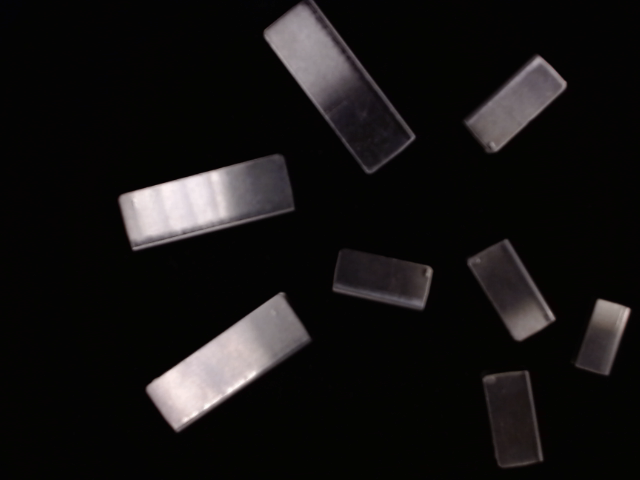
#> input picture image8.png, 640 x 480 px
$ python vision.py   (older library calls are emulated)
#> lines starting #> are read from the running program, lines starting #| are printed output that depends on the picture; after the words box and inside, x2 and y2 are one past the last pixel; in counts of white or black regions, pixels touching at a corner belong together
import cv2
import numpy as np
import matplotlib.pyplot as plt


def take_a_picture(simulated = False):

#> called with simulated = True
    if(simulated):
        image = cv2.imread('image8.png')
#> image is the input picture: shape (480, 640, 3); mean B, G, R 19.5, 19.8, 21.4
        return image

    camera = cv2.VideoCapture(2)
    return_value, image = camera.read()

    return image

def save_picture(name):

    camera = cv2.VideoCapture(2)
    return_value, image = camera.read()
    cv2.imwrite(name, image)
    del(camera)

def edges(image):
    gray = cv2.cvtColor(image, cv2.COLOR_BGR2GRAY)
    edges = cv2.Canny(gray, 50, 150, apertureSize=3)
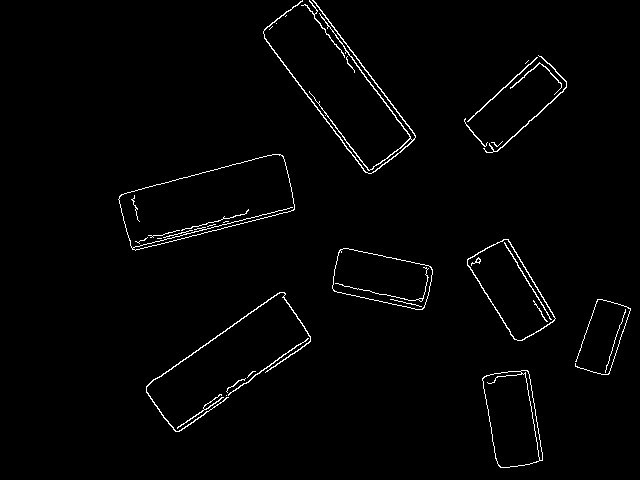
#> edges: shape (480, 640); 1.6% white in thin lines or dots, all inside (x1, y1, x2, y2) = (118, 0, 631, 468)
    return edges

image = take_a_picture(simulated = True)

plt.subplot(3, 3, 1)
plt.imshow(image)

plt.subplot(3, 3, 2)
edg = edges(image)
plt.imshow(edg)

plt.subplot(3, 3, 3)
image_hsb = cv2.cvtColor(image, cv2.COLOR_BGR2HSV)
#> image_hsb: shape (480, 640, 3); mean H, S, V 35.8, 73.3, 21.7
plt.imshow(image_hsb)

plt.subplot(3, 3, 4)
grey = cv2.cvtColor(image, cv2.COLOR_BGR2GRAY)


#blob detection
params = cv2.SimpleBlobDetector_Params()
params.filterByArea = True
params.minArea = 0
params.filterByCircularity = True
params.minCircularity = 0.1
params.filterByConvexity = True
params.minConvexity = 0.1
params.filterByInertia = True
params.minInertiaRatio = 0.01
params.filterByColor = False
#> (the run stopped early here; a loop or call above may not have finished)

$ run again, with image1.png copied over image8.png
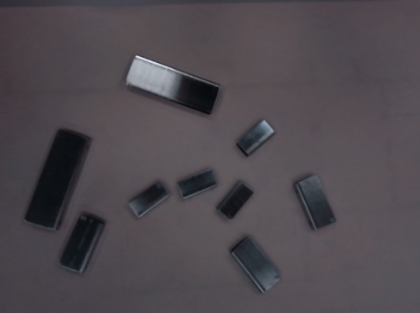
#> input picture image1.png, 420 x 313 px
#> in take_a_picture, image is the input picture: shape (313, 420, 3); mean B, G, R 79.1, 73.6, 79.2
#> in edges, `edges = cv2.Canny(gray, 50, 150, apertureSize=3)`:
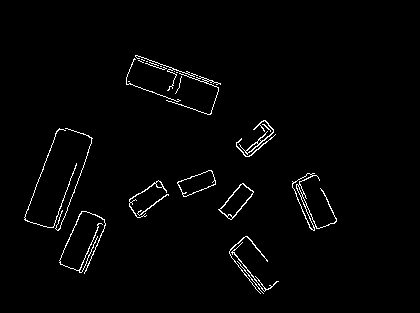
#> edges: shape (313, 420); 1.8% white in thin lines or dots, all inside (x1, y1, x2, y2) = (24, 55, 337, 294)
#> image_hsb: shape (313, 420, 3); mean H, S, V 149.6, 25.8, 80.7

$ run again, with image2.png copied over image8.png
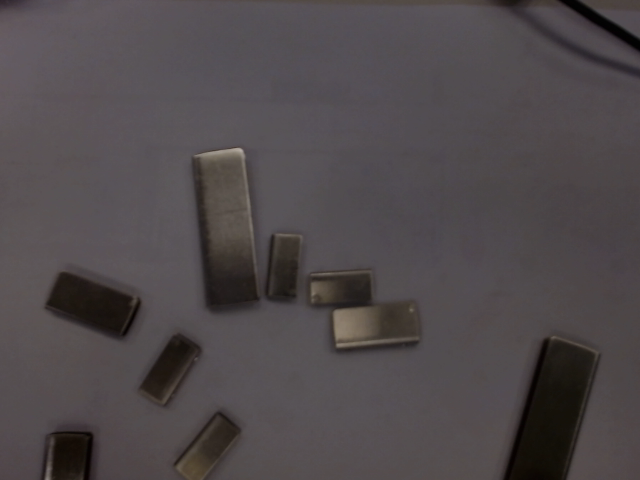
#> input picture image2.png, 640 x 480 px
#> in take_a_picture, image is the input picture: shape (480, 640, 3); mean B, G, R 75.4, 73.3, 79.4
#> in edges, `edges = cv2.Canny(gray, 50, 150, apertureSize=3)`:
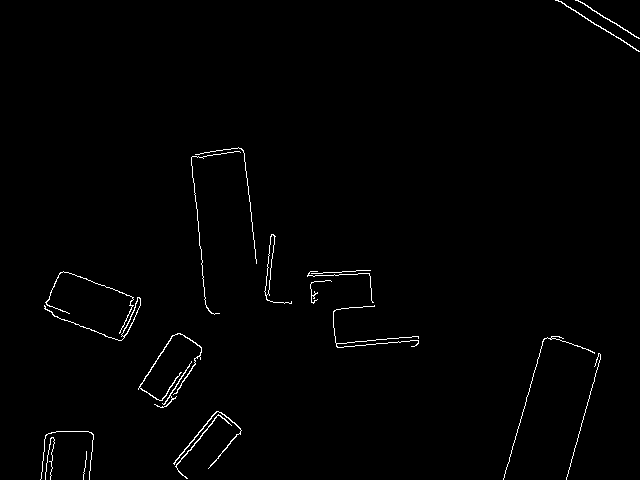
#> edges: shape (480, 640); 0.99% white in thin lines or dots
#> image_hsb: shape (480, 640, 3); mean H, S, V 127.4, 26.2, 79.6

$ run again, with image3.png copied over image8.png
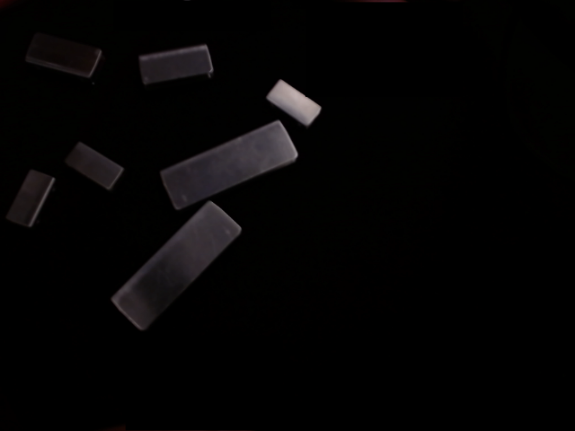
#> input picture image3.png, 575 x 431 px
#> in take_a_picture, image is the input picture: shape (431, 575, 3); mean B, G, R 4.2, 4.1, 4.8
#> in edges, `edges = cv2.Canny(gray, 50, 150, apertureSize=3)`:
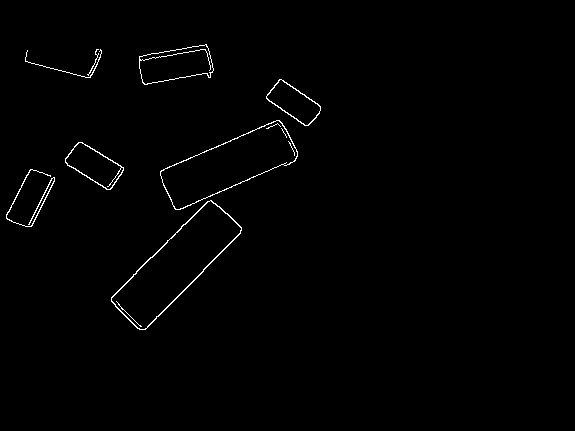
#> edges: shape (431, 575); 0.86% white in thin lines or dots, all inside (x1, y1, x2, y2) = (6, 44, 321, 330)
#> image_hsb: shape (431, 575, 3); mean H, S, V 20.2, 75.7, 5
